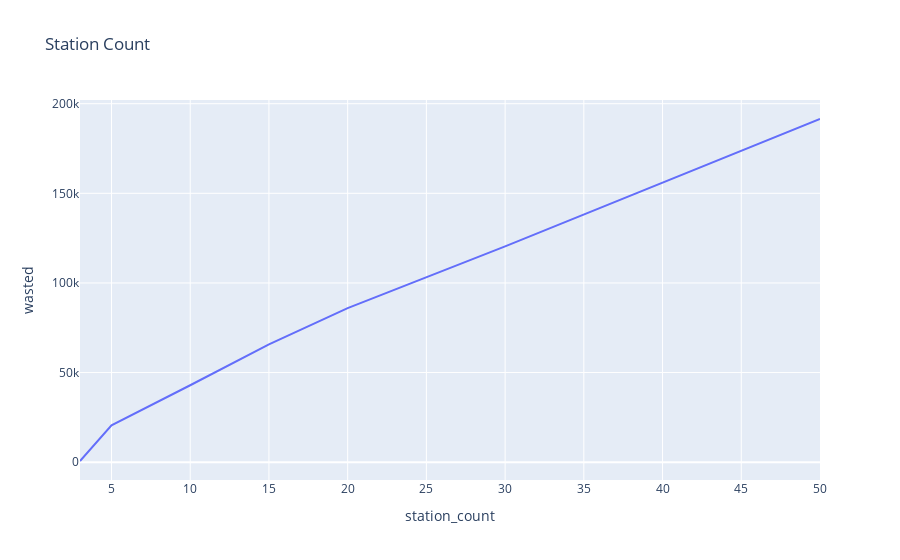

The code cell stored with this chart in its notebook:
### Code cell
fig = px.line(df_station_count.sort_values("station_count"), x="station_count", y="wasted", title="Station Count")
fig.show()

### Figure 1 — Plotly figure (JSON) as saved in the notebook; plotly's stock layout.template omitted (floating-point values rounded to 4 significant figures)
{"data": [{"hovertemplate": "station_count=%{x}<br>wasted=%{y}<extra></extra>", "legendgroup": "", "line": {"color": "#636efa", "dash": "solid"}, "marker": {"symbol": "circle"}, "mode": "lines", "name": "", "orientation": "v", "showlegend": false, "type": "scatter", "x": [3, 5, 10, 15, 20, 30, 50], "xaxis": "x", "y": [659.9, 20530.0, 42920.0, 65780.0, 85930.0, 120400.0, 191500.0], "yaxis": "y"}], "layout": {"legend": {"tracegroupgap": 0}, "title": {"text": "Station Count"}, "xaxis": {"anchor": "y", "domain": [0, 1], "title": {"text": "station_count"}}, "yaxis": {"anchor": "x", "domain": [0, 1], "title": {"text": "wasted"}}}}
